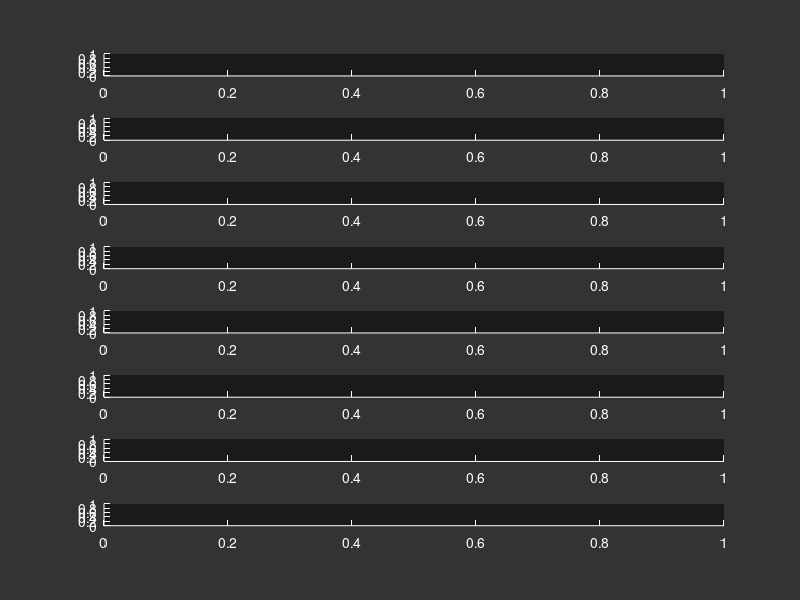

Recreate this plot in MATLAB. (Note: this script raises an error after producing the figure.)
function [sp] = makeRealTimeFig1; 

% function makeRealTimeFig1
%
%  Set up the window to make the scrolling time series plot
%
% KIM 08.12

% make the subplot handle a global variable
global sp

set(0,'DefaultFigureColor',[1, 1, 1]*0.2,'DefaultFigureInvertHardCopy','off');
set(0,'defaultaxescolor', [1, 1, 1]*0.1, 'DefaultAxesXColor','w','DefaultAxesYColor','w','DefaultAxesZColor','w')

% FIRST MAKE THE FIGURE
figure(1); clf
set( gcf, 'toolbar', 'none', 'menubar', 'none',...
    'numbertitle', 'off', 'name', 'Streamed Real Time Data',...
    'position', [425    50   600   1000])

% make the subplots
for n = 1:8
    sp(n)  = subplot( 8, 1, n );
end

for n = 1:8
    scoot_axes( [0.05, (6-n)*0.01-0.03, 0.0, 0.01], sp(n)); 
end
